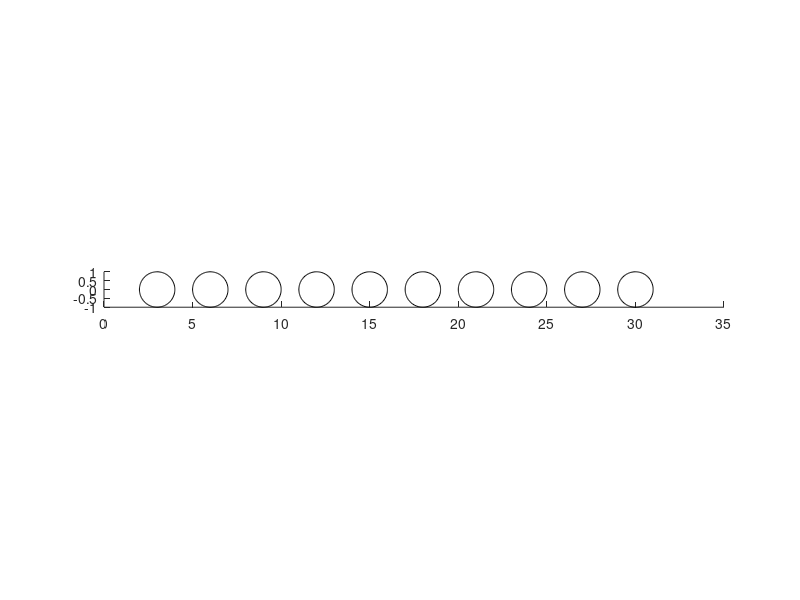

Recreate this plot in MATLAB. (Note: this script raises an error after producing the figure.)
clear, close all

N = 10;                 % number of resonators

%%% Material parameters
high = 5000;

rho0 = high;             % density of background
kappa0 = high;           % bulk modulus of background
v = sqrt(kappa0/rho0);  % speed of sound in background

rho_b = 1;            % density of resonators  
kappa_b = 1;          % bulk modulus of resonators
v_b = sqrt(kappa_b/rho_b);  % speed of sound in air

% High contrast parameters \delta
delta=rho_b/rho0;

% Define size of resonators
R = ones(1,N);

% Define positions of resonators
cx = 3*linspace(1,N,N);

%%% Plot the geometry
cy = zeros(1,N); cz = zeros(1,N);
figure, hold on
t = linspace(0,2*pi);
for n = 1:length(R)
    plot(cx(n)+R(n)*cos(t), cy(n)+R(n)*sin(t),'k')
end
daspect([1 1 1])
hold off

%% Compute the resonances using the multipole expansion method and Muller's method
% Maximum order for multipole expansion (n = -N_multi, ..., -2, -1, 0, +1,
% +2, ..., +N_multi)
N_multi = 2;

range = [0.01,0.04];
multires = multipoleres(cx,R,N_multi,rho0,rho_b,kappa0,kappa_b,delta,range);

%% Compute the resonances using the capacitance matrix, which is approximated using the multipole expansion method
C = capacitance(cx,R,rho0,rho_b,kappa0,kappa_b,delta);
Cvol = 3/4/pi*diag(R.^-3)*C;
capres = sqrt(delta*v_b^2*eig(real(Cvol)));

%% Compute the resonances using the dilute capacitance matrix
Cd = capacitancedilute(cx,cy,cz,R);
Cdvol = 3/4/pi*diag(R.^-3)*Cd;
diluteres = sqrt(delta*v_b^2*eig(real(Cdvol)));

if norm(imag(diluteres)) > 0
    disp('WARNING: Dilute matrix giving a poor approximation, the resonators are too large')
end

%% Plot the resonances
figure
scatter(real(multires),1.1*ones(1,N),'xb')
hold on
scatter(capres,ones(1,N),'ob')
scatter(diluteres,0.9*ones(1,N),'sb')
ylim([0.85, 1.2]); set(gca,'ytick',[]);
legend('full multipole method','capacitance matrix','dilute capacitance matrix')
